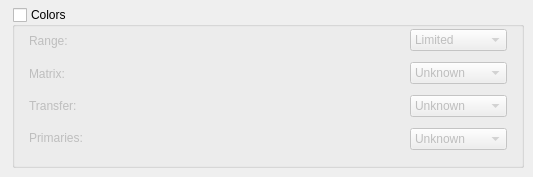
        <widget class="QWidget" name="Colors3Tab">
         <attribute name="title">
          <string>Colors</string>
         </attribute>
         <widget class="QGroupBox" name="ColorsHDRGB">
          <property name="geometry">
           <rect>
            <x>12</x>
            <y>7</y>
            <width>512</width>
            <height>161</height>
           </rect>
          </property>
          <property name="toolTip">
           <string>Enables/disables color specification in x265 metadata.</string>
          </property>
          <property name="title">
           <string>Colors</string>
          </property>
          <property name="checkable">
           <bool>true</bool>
          </property>
          <property name="checked">
           <bool>false</bool>
          </property>
          <widget class="QLabel" name="ColorRangeLabel">
           <property name="geometry">
            <rect>
             <x>17</x>
             <y>22</y>
             <width>69</width>
             <height>24</height>
            </rect>
           </property>
           <property name="text">
            <string>Range:</string>
           </property>
          </widget>
          <widget class="QLabel" name="ColorMatrixLabel">
           <property name="geometry">
            <rect>
             <x>17</x>
             <y>59</y>
             <width>72</width>
             <height>16</height>
            </rect>
           </property>
           <property name="text">
            <string>Matrix:</string>
           </property>
          </widget>
          <widget class="QComboBox" name="ColorTransferDD">
           <property name="geometry">
            <rect>
             <x>398</x>
             <y>88</y>
             <width>97</width>
             <height>22</height>
            </rect>
           </property>
           <property name="toolTip">
            <string>Sets the color transfer.</string>
           </property>
           <item>
            <property name="text">
             <string>Unknown</string>
            </property>
           </item>
           <item>
            <property name="text">
             <string>BT709</string>
            </property>
           </item>
           <item>
            <property name="text">
             <string>BT470m</string>
            </property>
           </item>
           <item>
            <property name="text">
             <string>BT470bg</string>
            </property>
           </item>
           <item>
            <property name="text">
             <string>Log100</string>
            </property>
           </item>
           <item>
            <property name="text">
             <string>Log316</string>
            </property>
           </item>
           <item>
            <property name="text">
             <string>SMPTE170m</string>
            </property>
           </item>
           <item>
            <property name="text">
             <string>SMPTE240m</string>
            </property>
           </item>
           <item>
            <property name="text">
             <string>SMPTE2084</string>
            </property>
           </item>
           <item>
            <property name="text">
             <string>SMPTE428</string>
            </property>
           </item>
          </widget>
          <widget class="QLabel" name="ColorPrimariesLabel">
           <property name="geometry">
            <rect>
             <x>17</x>
             <y>121</y>
             <width>89</width>
             <height>20</height>
            </rect>
           </property>
           <property name="text">
            <string>Primaries:</string>
           </property>
          </widget>
          <widget class="QLabel" name="ColorTransferLabel">
           <property name="geometry">
            <rect>
             <x>17</x>
             <y>88</y>
             <width>85</width>
             <height>22</height>
            </rect>
           </property>
           <property name="text">
            <string>Transfer:</string>
           </property>
          </widget>
          <widget class="QComboBox" name="ColorRangeDD">
           <property name="geometry">
            <rect>
             <x>398</x>
             <y>22</y>
             <width>97</width>
             <height>22</height>
            </rect>
           </property>
           <property name="toolTip">
            <string>Sets the color range.</string>
           </property>
           <item>
            <property name="text">
             <string>Limited</string>
            </property>
           </item>
           <item>
            <property name="text">
             <string>Full</string>
            </property>
           </item>
          </widget>
          <widget class="QComboBox" name="ColorMatrixDD">
           <property name="geometry">
            <rect>
             <x>398</x>
             <y>55</y>
             <width>97</width>
             <height>22</height>
            </rect>
           </property>
           <property name="toolTip">
            <string>Sets the color matrix.</string>
           </property>
           <item>
            <property name="text">
             <string>Unknown</string>
            </property>
           </item>
           <item>
            <property name="text">
             <string>BT709</string>
            </property>
           </item>
           <item>
            <property name="text">
             <string>FCC</string>
            </property>
           </item>
           <item>
            <property name="text">
             <string>BT470bg</string>
            </property>
           </item>
           <item>
            <property name="text">
             <string>SMPTE170m</string>
            </property>
           </item>
           <item>
            <property name="text">
             <string>SMPTE240m</string>
            </property>
           </item>
           <item>
            <property name="text">
             <string>YCgCo</string>
            </property>
           </item>
           <item>
            <property name="text">
             <string>BT2020nc</string>
            </property>
           </item>
           <item>
            <property name="text">
             <string>BT2020c</string>
            </property>
           </item>
           <item>
            <property name="text">
             <string>SMTPE2085</string>
            </property>
           </item>
          </widget>
          <widget class="QComboBox" name="ColorPrimariesDD">
           <property name="geometry">
            <rect>
             <x>398</x>
             <y>121</y>
             <width>97</width>
             <height>22</height>
            </rect>
           </property>
           <property name="toolTip">
            <string>Sets the color primaries.</string>
           </property>
           <item>
            <property name="text">
             <string>Unknown</string>
            </property>
           </item>
           <item>
            <property name="text">
             <string>BT709</string>
            </property>
           </item>
           <item>
            <property name="text">
             <string>BT470m</string>
            </property>
           </item>
           <item>
            <property name="text">
             <string>BT470bg</string>
            </property>
           </item>
           <item>
            <property name="text">
             <string>SMPTE170m</string>
            </property>
           </item>
           <item>
            <property name="text">
             <string>SMPTE240m</string>
            </property>
           </item>
           <item>
            <property name="text">
             <string>BT2020</string>
            </property>
           </item>
           <item>
            <property name="text">
             <string>SMPTE428</string>
            </property>
           </item>
           <item>
            <property name="text">
             <string>SMPTE431</string>
            </property>
           </item>
           <item>
            <property name="text">
             <string>SMPTE432</string>
            </property>
           </item>
          </widget>
         </widget>
        </widget>
